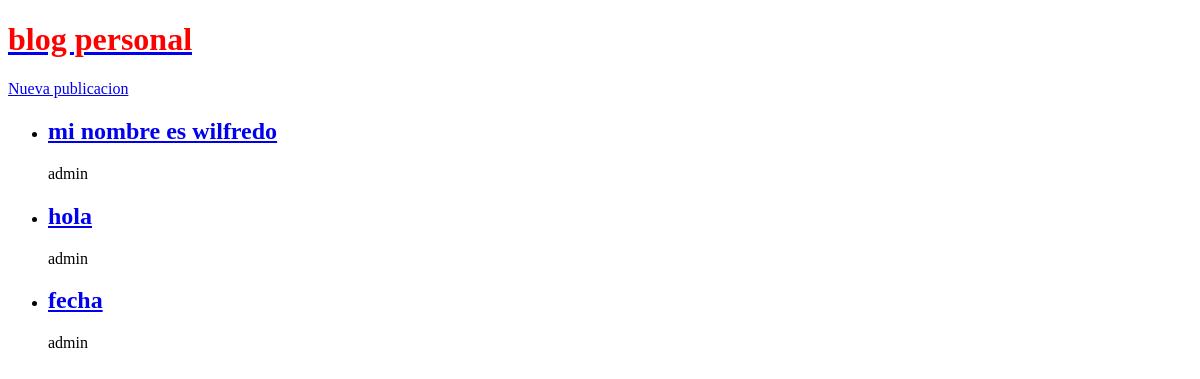
The app's page /, older data.
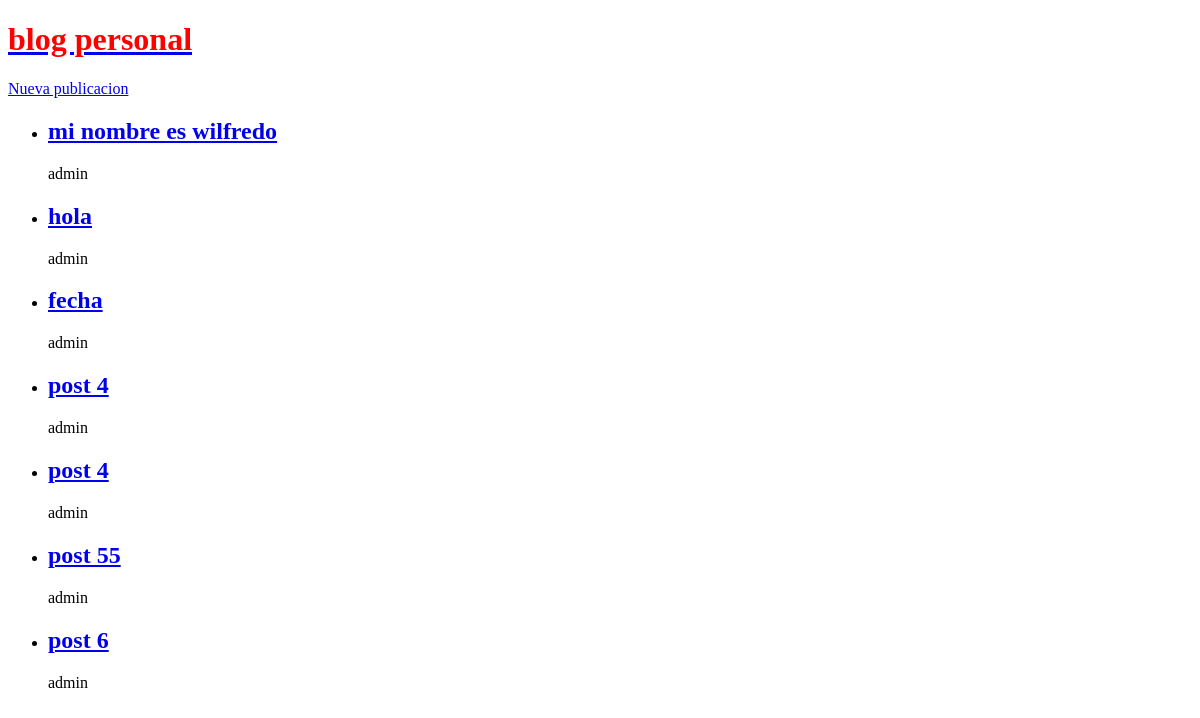
The same page, newer data.
### blog/models.py (models this page shows, shortened)
class Post(models.Model):
    title = models.CharField(max_length=200)
    content = models.TextField()
    body = models.TextField()
    created_at = models.DateTimeField(auto_now_add=True)
    updated_at = models.DateTimeField(auto_now=True)
    author = models.ForeignKey("auth.User", on_delete=models.CASCADE)

### blog/views.py (the view)
# urls.py: path("", PostListView.as_view(), name="post-list"),
class PostListView(ListView):
    model = Post
    template_name = "post-list.html"

### templates/post-list.html
{% extends '_base.html' %}
{% block content %}
    {% for publication in post_list %}
            <ul>
                <li>
                <a href="{% url 'post-detail' publication.pk %}"><h2>{{ publication.title }}</h2></a>
                <p>{{ publication.author }}</p>
                </li>
            </ul>
    {% endfor %}
{% endblock content %}

### templates/_base.html (shortened to what this page needs)
{% load static  %}
<!DOCTYPE html>
<html lang="en">
<head>
    <link rel="stylesheet" href="{% static 'base.css' %}">
</head>
<body>
    <a href="{% url 'post-list'  %}"><h1>blog personal</h1></a>
    <a href="{% url 'post-new' %}">Nueva publicacion</a>
    {% block content %}
    {% endblock %}
</body>
</html>

### static/base.css (style rules this page uses)
h1 { color: red; }

Row changes from the older to the newer data that the page shows:
added Post: title "post 4", author "admin"
added Post: title "post 4", author "admin"
added Post: title "post 55", author "admin"
added Post: title "post 6", author "admin"
